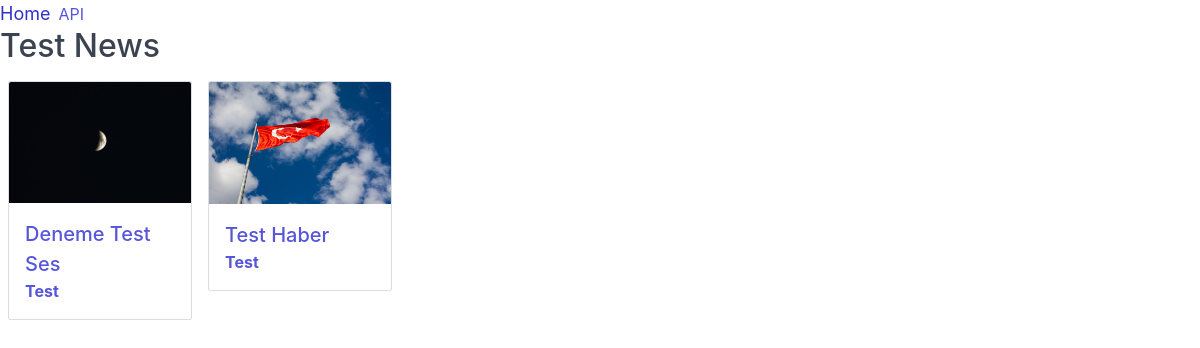
Page /test/ on the committed database.
### news/models.py (models this page shows, shortened)
class Category(models.Model):
    class Meta:
        verbose_name_plural = "Categories"
    cat_name = models.CharField(max_length=200)
    cat_slug = models.SlugField(
        max_length=200, default="", blank=True, unique=True)

class News(models.Model):
    class Meta:
        verbose_name_plural = "News"
    title = models.CharField(max_length=200)
    slug = models.SlugField(max_length=200, default="",
                            blank=True, unique=True)
    category = models.ForeignKey(
        Category, null=True, on_delete=models.SET_NULL)
    content = RichTextUploadingField()
    author = models.ForeignKey(
        User, blank=True, on_delete=models.CASCADE, related_name='news')
    updated_on = models.DateTimeField(auto_now=True)
    created_on = models.DateTimeField(auto_now_add=True)
    status = models.IntegerField(choices=STATUS, default=0)
    cover = ThumbnailerImageField(upload_to='images/', default="", blank=True)

### news/views.py (the view)
# urls.py: path('<slug:cat_slug>/', views.CategoryListView.as_view(), name='catindex'),
class CategoryListView(generic.ListView):
    model = Category
    template_name = "news/cat_index.html"
    def get_context_data(self, **kwargs):
        category  = get_object_or_404(Category, cat_slug=self.kwargs.get('cat_slug'))
        context = super().get_context_data(**kwargs)
        context.update({
            'news_list': News.objects.order_by('-created_on').filter(category_id=category.id),
            'cat' : category,
        })
        return context

### news/templates/news/cat_index.html
{% include "news/header.html" with title=cat.cat_name %}
{% load thumbnail %}
<div class="columns">
    <div class="colmn col-12">
        <h2>{{cat.cat_name}} News</h2>
    </div>
</div>
<div class="columns">
	{% for news in news_list %}
	<div class="column col-2">
		<div class="card">
			<div class="card-image">
				<a class="news" href="{% url 'news:newsdetail' news.category.cat_slug news.slug %}"
						>
				<img
					class="section media img-responsive"
					src="{{ news.cover|thumbnail_url:'idnexcards' }}"
					alt="{{ news.title }}"
				/>
				</a>
			</div>
			<div class="card-header">
				<div class="card-title h5">
					<a class="news" href="{% url 'news:newsdetail' news.category.cat_slug news.slug %}"
						>{{ news.title|truncatechars:50 }}</a
					>
				</div>
				<div class="card-subtitle text-gray">
					<a href="{% url 'news:catindex' news.category.cat_slug %}"
						><strong>{{news.category.cat_name}}</strong></a
					>
				</div>
			</div>
		</div>
	</div>
	{% empty %}
	<div>No news yet.</div>
	{% endfor %}
</div>
{% include "news/footer.html" %}

### static/css/mini.css (style rules this page uses)
html { font-family:sans-serif;-webkit-text-size-adjust:100%;-ms-text-size-adjust:100% }
body { margin:0 }
a { background-color:transparent;-webkit-text-decoration-skip:objects }
b,strong { font-weight:inherit }
b,strong { font-weight:bolder }
img { border-style:none }
*,::after,::before { box-sizing:inherit }
html { box-sizing:border-box;font-size:20px;line-height:1.5;-webkit-tap-highlight-color:transparent }
body { background:#fff;color:#3b4351;font-family:-apple-system,system-ui,BlinkMacSystemFont,"Segoe UI",Roboto,"Helvetica Neue",sans-serif;font-size:.8rem;overflow-x:hidden;text-rendering:optimizeLegibility }
a { color:#5755d9;outline:0;text-decoration:none }
h1,h2,h3,h4,h5,h6 { color:inherit;font-weight:500;line-height:1.2;margin-bottom:.5em;margin-top:0 }
.h1,.h2,.h3,.h4,.h5,.h6 { font-weight:500 }
.h2,h2 { font-size:1.6rem }
.h5,h5 { font-size:1rem }
a,ins,u { -webkit-text-decoration-skip:ink edges;text-decoration-skip:ink edges }
.img-responsive { display:block;height:auto;max-width:100% }
.cols,.columns { display:-ms-flexbox;display:flex;-ms-flex-wrap:wrap;flex-wrap:wrap;margin-left:-.4rem;margin-right:-.4rem }
.column,[class~=col-] { -ms-flex:1;flex:1;max-width:100%;padding-left:.4rem;padding-right:.4rem }
.column.col-1,.column.col-10,.column.col-11,.column.col-12,.column.col-2,.column.col-3,.column.col-4,.column.col-5,.column.col-6,.column.col-7,.column.col-8,.column.col-9,.column.col-auto,[class~=col-].col-1,[class~=col-].col-10,[class~=col-].col-11,[class~=col-].col-12,[class~=col-].col-2,[class~=col-].col-3,[class~=col-].col-4,[class~=col-].col-5,[class~=col-].col-6,[class~=col-].col-7,[class~=col-].col-8,[class~=col-].col-9,[class~=col-].col-auto { -ms-flex:none;flex:none }
.col-12 { width:100% }
.col-2 { width:16.66666667% }
.card { background:#fff;border:.05rem solid #dadee4;border-radius:.1rem;display:-ms-flexbox;display:flex;-ms-flex-direction:column;flex-direction:column }
.card .card-body,.card .card-footer,.card .card-header { padding:.8rem;padding-bottom:0 }
.card .card-body:last-child,.card .card-footer:last-child,.card .card-header:last-child { padding-bottom:.8rem }
.card .card-image { padding-top:.8rem }
.card .card-image:first-child { padding-top:0 }
.card .card-image:first-child img { border-top-left-radius:.1rem;border-top-right-radius:.1rem }
.text-gray { color:#bcc3ce!important }

### rows in the picture
Category: cat_name "Test"
News: cover|thumbnail_url (picture), title "Deneme Test Ses", category.cat_name "Test"
News: cover|thumbnail_url (picture), title "Test Haber", category.cat_name "Test"
